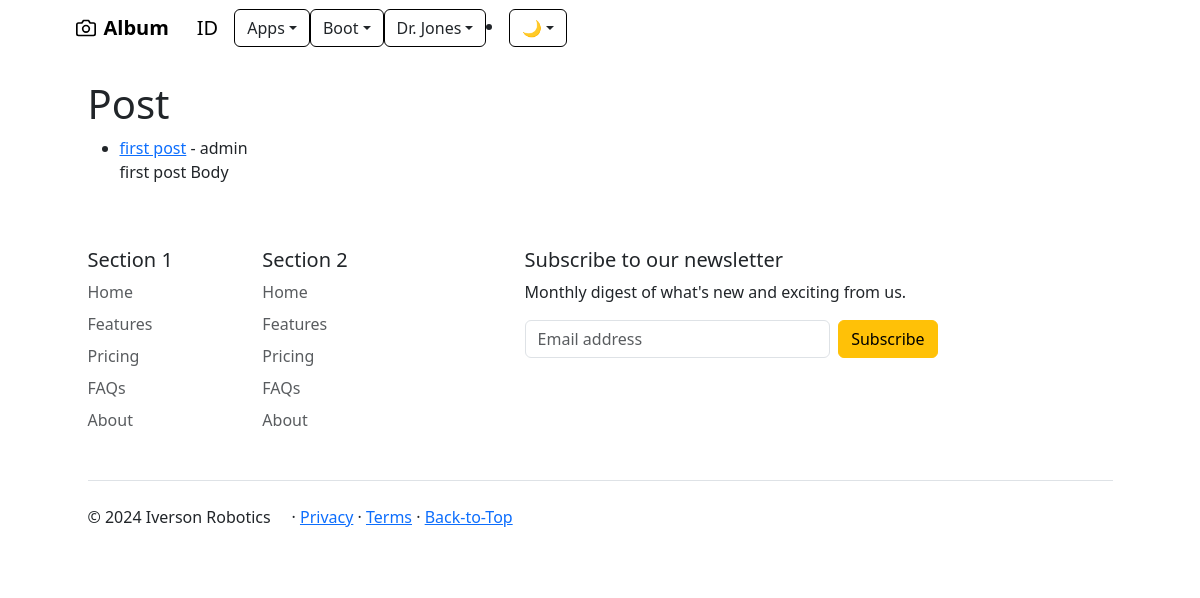
Before: / with the older database file.
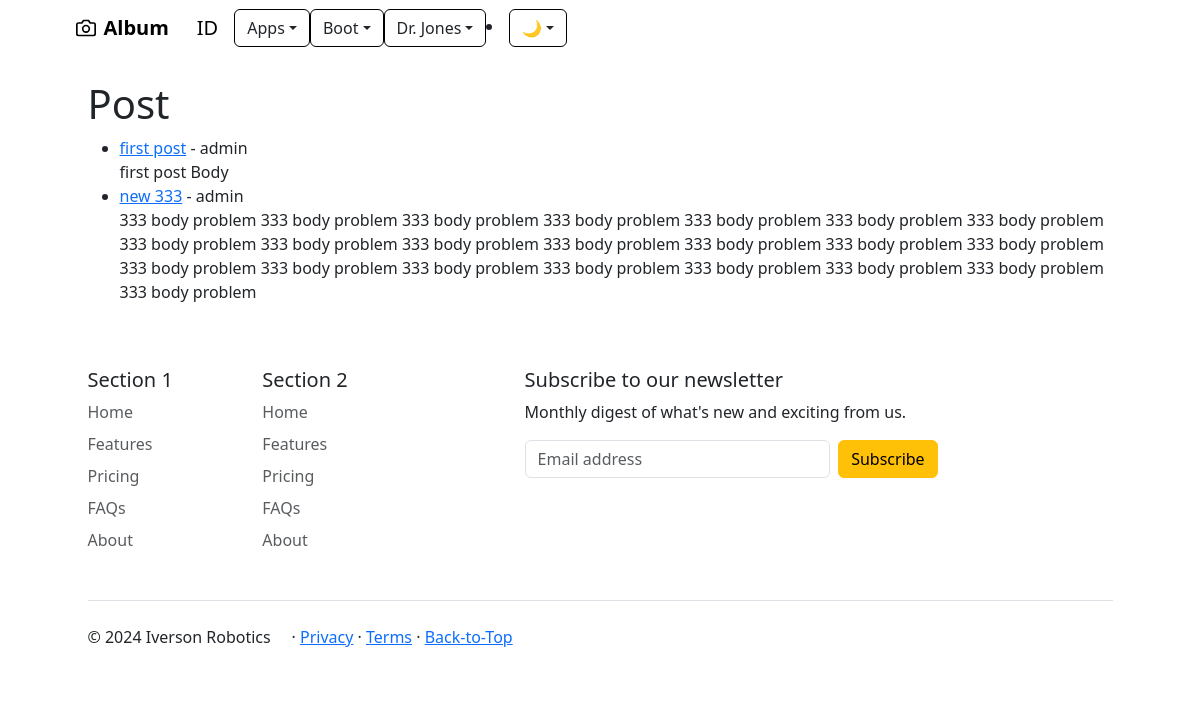
After: the same page with the newer database file.
### theblog/models.py (models this page shows, shortened)
class Post(models.Model):
	title = models.CharField(max_length=255)
	author = models.ForeignKey(User, on_delete=models.CASCADE)
	body = models.TextField()

### theblog/views.py (the view)
# urls.py: path('', HomeView.as_view(), name="home"),
class HomeView(ListView):
	model = Post
	template_name = 'home.html'

### theblog/templates/home.html
{% extends 'base.html' %}
{% block content %}
<h1>Post</h1>
<ul>
{% for post in object_list %}
	<li><a href="{% url 'article-detail' post.pk %}">{{ post.title }}</a>  - {{ post.author }}<br/>
	{{ post.body }}</li>
{% endfor %}
</ul>
{% endblock %}

### theblog/templates/base.html (shortened to what this page needs)
{% load static %}
<!doctype html>
<html lang="en" data-bs-theme="auto">
  <head><script src="{% static 'js/color-modes.js' %}"></script>
    <link href="{% static 'css/bootstrap-icons.css' %}" rel="stylesheet">
    <link href="{% static 'css/bootstrap.css' %}" rel="stylesheet">
    <link href="{% static 'css/color-grid.css' %}" rel="stylesheet">
  </head>
  <body>
<main>
  <nav class="hex-navbar container navbar navbar-expand" aria-label="Second navbar example">
              <a href="x" class="navbar-brand d-flex align-items-center">
        <strong>Album</strong></a>
    <div class="container-fluid">
      <a class="navbar-brand" href="{% url 'home' %}">ID</a>
      <div class="collapse navbar-collapse" id="navbarSupportedContent">
        <ul class="navbar-nav mr-auto">
          <li class="nav-item">
          <li class="nav-item dropdown" >
            <button class="btn hex-navbtn dropdown-toggle fw-thin border-black" href="#" data-bs-toggle="dropdown" aria-expanded="false">Apps</button>
          <li class="nav-item dropdown">
            <button class="btn hex-navbtn dropdown-toggle fw-thin border-black" href="#" data-bs-toggle="dropdown" aria-expanded="false">Boot</button>
          <li class="nav-item dropdown">
            <button class="btn hex-navbtn dropdown-toggle fw-thin border-black" href="#" data-bs-toggle="dropdown" aria-expanded="false">Dr. Jones</button>
        </ul>
          <li class="no-bullets nav-item dropdown">
        <button class="btn hex-navbtn dropdown-toggle fw-thin border-black" href="#" data-bs-toggle="dropdown" aria-expanded="false">🌙</button>
  </nav>
</main>
    <br/>
    <div class="container">
      {% block content %}
      {% endblock %}
    </div>
<div class="container">
  <footer class="py-5">
    <div class="row">
      <div class="col-6 col-md-2 mb-3">
        <h5>Section 1</h5>
        <ul class="nav flex-column">
          <li class="nav-item mb-2"><a href="#" class="nav-link p-0 text-body-secondary">Home</a></li>
          <li class="nav-item mb-2"><a href="#" class="nav-link p-0 text-body-secondary">Features</a></li>
          <li class="nav-item mb-2"><a href="#" class="nav-link p-0 text-body-secondary">Pricing</a></li>
          <li class="nav-item mb-2"><a href="#" class="nav-link p-0 text-body-secondary">FAQs</a></li>
          <li class="nav-item mb-2"><a href="#" class="nav-link p-0 text-body-secondary">About</a></li>
        </ul>
      </div>
      <div class="col-6 col-md-2 mb-3">
        <h5>Section 2</h5>
        <ul class="nav flex-column">
          <li class="nav-item mb-2"><a href="#" class="nav-link p-0 text-body-secondary">Home</a></li>
          <li class="nav-item mb-2"><a href="#" class="nav-link p-0 text-body-secondary">Features</a></li>
          <li class="nav-item mb-2"><a href="#" class="nav-link p-0 text-body-secondary">Pricing</a></li>
          <li class="nav-item mb-2"><a href="#" class="nav-link p-0 text-body-secondary">FAQs</a></li>
          <li class="nav-item mb-2"><a href="#" class="nav-link p-0 text-body-secondary">About</a></li>
        </ul>
      </div>
      <div class="col-md-5 offset-md-1 mb-3">
        <form>
          <h5>Subscribe to our newsletter</h5>
          <p>Monthly digest of what's new and exciting from us.</p>
          <div class="d-flex flex-column flex-sm-row w-100 gap-2">
            <input id="newsletter1" type="text" class="form-control" placeholder="Email address">
            <a class="btn btn-warning" href="x" role= "button">Subscribe</a>
          </div>
        </form>
      </div>
    </div>
    <div class="d-flex flex-column flex-sm-row justify-content-between py-4 my-4 border-top">
      <p>&copy; 2024 Iverson Robotics &nbsp &nbsp  &middot; <a href="#">Privacy</a> &middot; <a href="#">Terms</a> &middot; <a href="#top">Back-to-Top</a></p>
        <ul class="list-unstyled d-flex">
          <li class="ms-3"><a class="link-body-emphasis" href="#"><svg class="bi" width="24" height="24"><use xlink:href="#twitter"/></svg></a></li>
          <li class="ms-3"><a class="link-body-emphasis" href="#"><svg class="bi" width="24" height="24"><use xlink:href="#instagram"/></svg></a></li>
          <li class="ms-3"><a class="link-body-emphasis" href="#"><svg class="bi" width="24" height="24"><use xlink:href="#facebook"/></svg></a></li>
        </ul>
    </div>
  </footer>
</div>
  </body>
</html>

### static/css/color-grid.css (style rules this page uses)
:root { --bs-columns: 12; }

### theblog/templates/base.html (style rules this page uses)
@media (min-width: 1200px) { .container-xl, .container-lg, .container-md, .container-sm, .container { max-width: 1049px; } }

Changed rows visible on the page:
added Post: title "new 333", author "admin", body "333 body problem 333 body problem 333 body problem 333 body problem 333 body problem 333 body problem 333 body problem 333 body problem 333 body problem 333 body problem 333 body problem 333 body problem 333 body problem 333 body problem 333 body problem 333 body problem 333 body problem 333 body problem 333 body problem 333 body problem 333 body problem 333 body problem"
